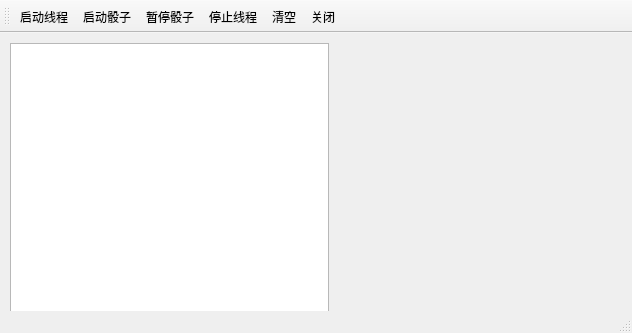
<?xml version="1.0" encoding="UTF-8"?>
<ui version="4.0">
 <class>MainWindow</class>
 <widget class="QMainWindow" name="MainWindow">
  <property name="geometry">
   <rect>
    <x>0</x>
    <y>0</y>
    <width>632</width>
    <height>333</height>
   </rect>
  </property>
  <property name="windowTitle">
   <string>MainWindow</string>
  </property>
  <widget class="QWidget" name="centralwidget">
   <widget class="QWidget" name="horizontalLayoutWidget">
    <property name="geometry">
     <rect>
      <x>10</x>
      <y>10</y>
      <width>541</width>
      <height>271</height>
     </rect>
    </property>
    <layout class="QHBoxLayout" name="horizontalLayout" stretch="6,4">
     <property name="spacing">
      <number>10</number>
     </property>
     <item>
      <widget class="QPlainTextEdit" name="plainTextEdit">
       <property name="sizePolicy">
        <sizepolicy hsizetype="Preferred" vsizetype="Expanding">
         <horstretch>0</horstretch>
         <verstretch>0</verstretch>
        </sizepolicy>
       </property>
       <property name="minimumSize">
        <size>
         <width>53</width>
         <height>0</height>
        </size>
       </property>
       <property name="plainText">
        <string/>
       </property>
      </widget>
     </item>
     <item>
      <widget class="QLabel" name="lblPic">
       <property name="text">
        <string/>
       </property>
       <property name="pixmap">
        <pixmap resource="resource.qrc">:/dice/images/d0.jpg</pixmap>
       </property>
       <property name="scaledContents">
        <bool>false</bool>
       </property>
       <property name="alignment">
        <set>Qt::AlignmentFlag::AlignCenter</set>
       </property>
      </widget>
     </item>
    </layout>
   </widget>
  </widget>
  <widget class="QStatusBar" name="statusbar"/>
  <widget class="QToolBar" name="toolBar">
   <property name="windowTitle">
    <string>toolBar</string>
   </property>
   <property name="toolButtonStyle">
    <enum>Qt::ToolButtonStyle::ToolButtonTextBesideIcon</enum>
   </property>
   <attribute name="toolBarArea">
    <enum>TopToolBarArea</enum>
   </attribute>
   <attribute name="toolBarBreak">
    <bool>false</bool>
   </attribute>
   <addaction name="actionstartThread"/>
   <addaction name="actionstartDice"/>
   <addaction name="actionPauseDice"/>
   <addaction name="actionStopThread"/>
   <addaction name="actionClearText"/>
   <addaction name="actionClose"/>
  </widget>
  <action name="actionstartThread">
   <property name="icon">
    <iconset resource="resource.qrc">
     <normaloff>:/image/images/flag24.png</normaloff>:/image/images/flag24.png</iconset>
   </property>
   <property name="text">
    <string>启动线程</string>
   </property>
   <property name="iconText">
    <string>启动线程</string>
   </property>
   <property name="menuRole">
    <enum>QAction::MenuRole::TextHeuristicRole</enum>
   </property>
   <property name="iconVisibleInMenu">
    <bool>true</bool>
   </property>
  </action>
  <action name="actionstartDice">
   <property name="icon">
    <iconset resource="resource.qrc">
     <normaloff>:/image/images/play24.png</normaloff>:/image/images/play24.png</iconset>
   </property>
   <property name="text">
    <string>启动骰子</string>
   </property>
   <property name="iconText">
    <string>启动骰子</string>
   </property>
   <property name="toolTip">
    <string>启动骰子</string>
   </property>
   <property name="menuRole">
    <enum>QAction::MenuRole::TextHeuristicRole</enum>
   </property>
   <property name="iconVisibleInMenu">
    <bool>true</bool>
   </property>
  </action>
  <action name="actionPauseDice">
   <property name="icon">
    <iconset resource="resource.qrc">
     <normaloff>:/image/images/pause24.png</normaloff>:/image/images/pause24.png</iconset>
   </property>
   <property name="text">
    <string>暂停骰子</string>
   </property>
   <property name="toolTip">
    <string>暂停骰子</string>
   </property>
   <property name="menuRole">
    <enum>QAction::MenuRole::TextHeuristicRole</enum>
   </property>
  </action>
  <action name="actionStopThread">
   <property name="icon">
    <iconset resource="resource.qrc">
     <normaloff>:/image/images/block24.png</normaloff>:/image/images/block24.png</iconset>
   </property>
   <property name="text">
    <string>停止线程</string>
   </property>
   <property name="toolTip">
    <string>停止线程</string>
   </property>
   <property name="menuRole">
    <enum>QAction::MenuRole::TextHeuristicRole</enum>
   </property>
  </action>
  <action name="actionClearText">
   <property name="icon">
    <iconset resource="resource.qrc">
     <normaloff>:/image/images/212.bmp</normaloff>:/image/images/212.bmp</iconset>
   </property>
   <property name="text">
    <string>清空</string>
   </property>
   <property name="toolTip">
    <string>清空</string>
   </property>
   <property name="menuRole">
    <enum>QAction::MenuRole::TextHeuristicRole</enum>
   </property>
  </action>
  <action name="actionClose">
   <property name="icon">
    <iconset resource="resource.qrc">
     <normaloff>:/image/images/132.bmp</normaloff>:/image/images/132.bmp</iconset>
   </property>
   <property name="text">
    <string>关闭</string>
   </property>
   <property name="toolTip">
    <string>关闭程序</string>
   </property>
   <property name="menuRole">
    <enum>QAction::MenuRole::TextHeuristicRole</enum>
   </property>
  </action>
 </widget>
 <resources>
  <include location="resource.qrc"/>
 </resources>
 <connections>
  <connection>
   <sender>actionClose</sender>
   <signal>triggered()</signal>
   <receiver>MainWindow</receiver>
   <slot>close()</slot>
   <hints>
    <hint type="sourcelabel">
     <x>-1</x>
     <y>-1</y>
    </hint>
    <hint type="destinationlabel">
     <x>315</x>
     <y>166</y>
    </hint>
   </hints>
  </connection>
 </connections>
</ui>
